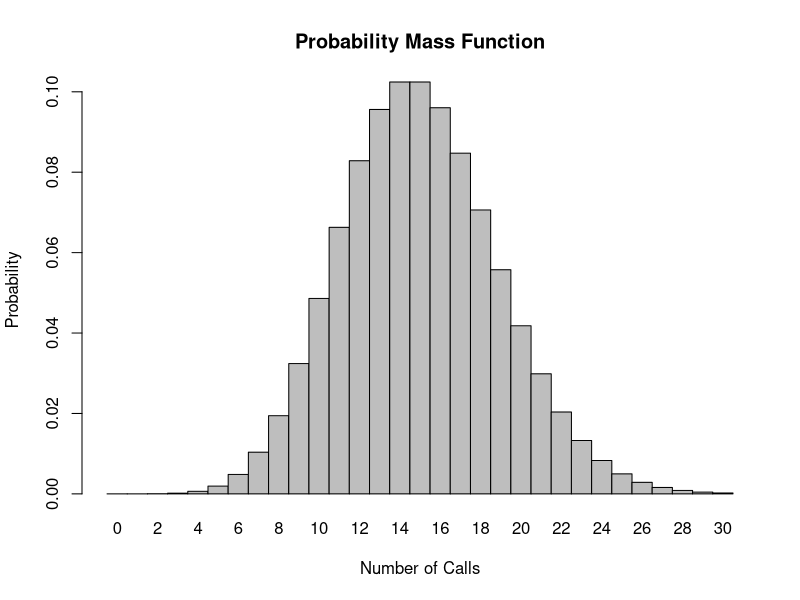
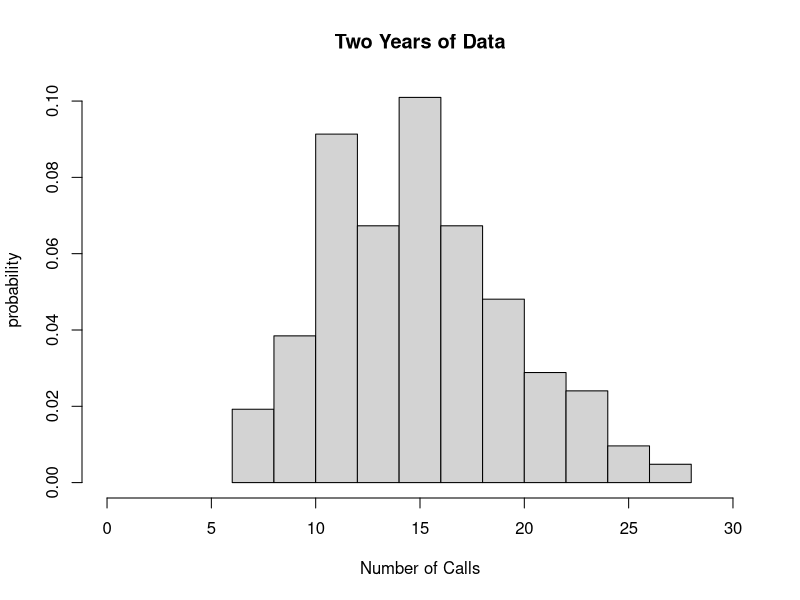

Source code (R) for these figures, in order:
## ---- chunk 1
knitr::opts_chunk$set(echo = TRUE)
## ---- chunk 2
eight_calls <- ppois(q = 8, lambda = 15, upper.tri(TRUE))
eight_calls
## ---- chunk 3
no_calls <- dpois(x = 0, lambda =15)
no_calls
## ---- chunk 4
three_calls <- dpois(x = 3, lambda =15)
three_calls
## ---- chunk 5
x <- 0:30
l = 15
probset <- dpois(x = x, lambda = l)
barplot(probset, names.arg = x, space = 0, xlab = "Number of Calls", ylab = "Probability", main = "Probability Mass Function")
## ---- chunk 6
two_years <- rpois(104, lambda =15)
two_years
## ---- chunk 7
hist(two_years, probability = TRUE, main = "Two Years of Data",
    xlab = "Number of Calls", ylab = "probability", xlim = c(0,30))
